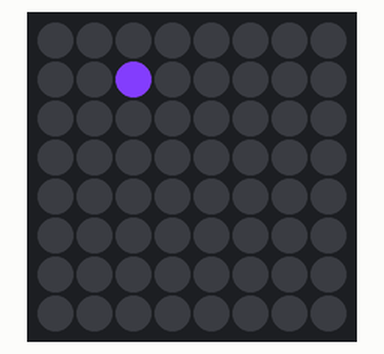
Recording of a program running on a simulated Raspberry Pi (BCM pin numbers) with a Sense HAT. Parts: the Sense HAT's 8×8 RGB LED matrix. Random numbers come from a fixed seed.

Above: at 0.17 s.
At 4.97 s:
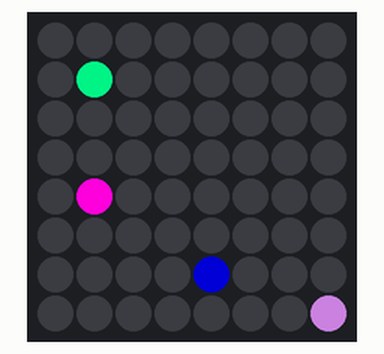
At 10.08 s:
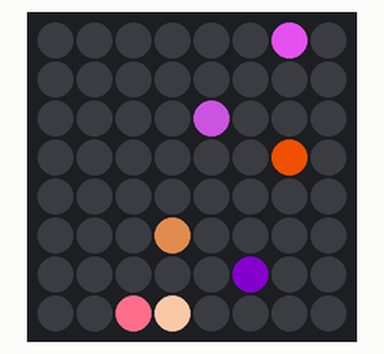
At 19.99 s:
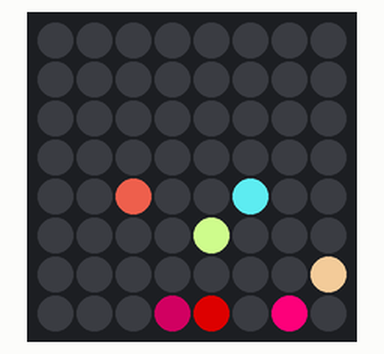
At 29.9 s:
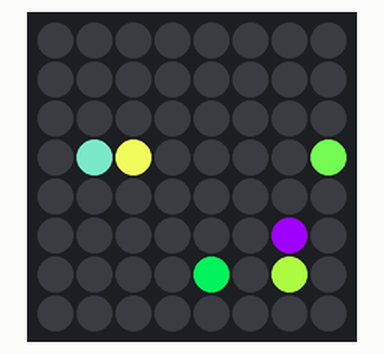
At 39.82 s:
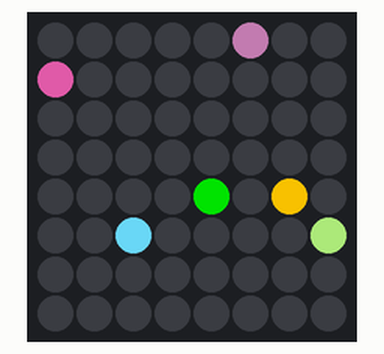

The program:

SPARKLES.py
```python
from sense_hat import SenseHat
from time import sleep
from random import randint

sense = SenseHat()
sense.clear()

o = (0,0,0)

screen = [o,o,o,o,o,o,o,o,
          o,o,o,o,o,o,o,o,
          o,o,o,o,o,o,o,o,
          o,o,o,o,o,o,o,o,
          o,o,o,o,o,o,o,o,
          o,o,o,o,o,o,o,o,
          o,o,o,o,o,o,o,o,
          o,o,o,o,o,o,o,o]

sparkles = []
max = 8

def rand_col():
  r = randint(0,255)
  g = randint(0,255)
  b = randint(0,255)
  return(r,g,b)

def update_space(x,y,col):
  p = x + 8*y
  screen[p] = col

while True:
  x = randint(0,7)
  y = randint(0,7)
  pos = [x,y]
  sparkles.append(pos)
  if len(sparkles)==max:
    clr = sparkles.pop(0)
    update_space(clr[0],clr[1],o)
  update_space(x,y,rand_col())
  sense.set_pixels(screen)
  sleep(0.01)

  #SPARKLES
```
